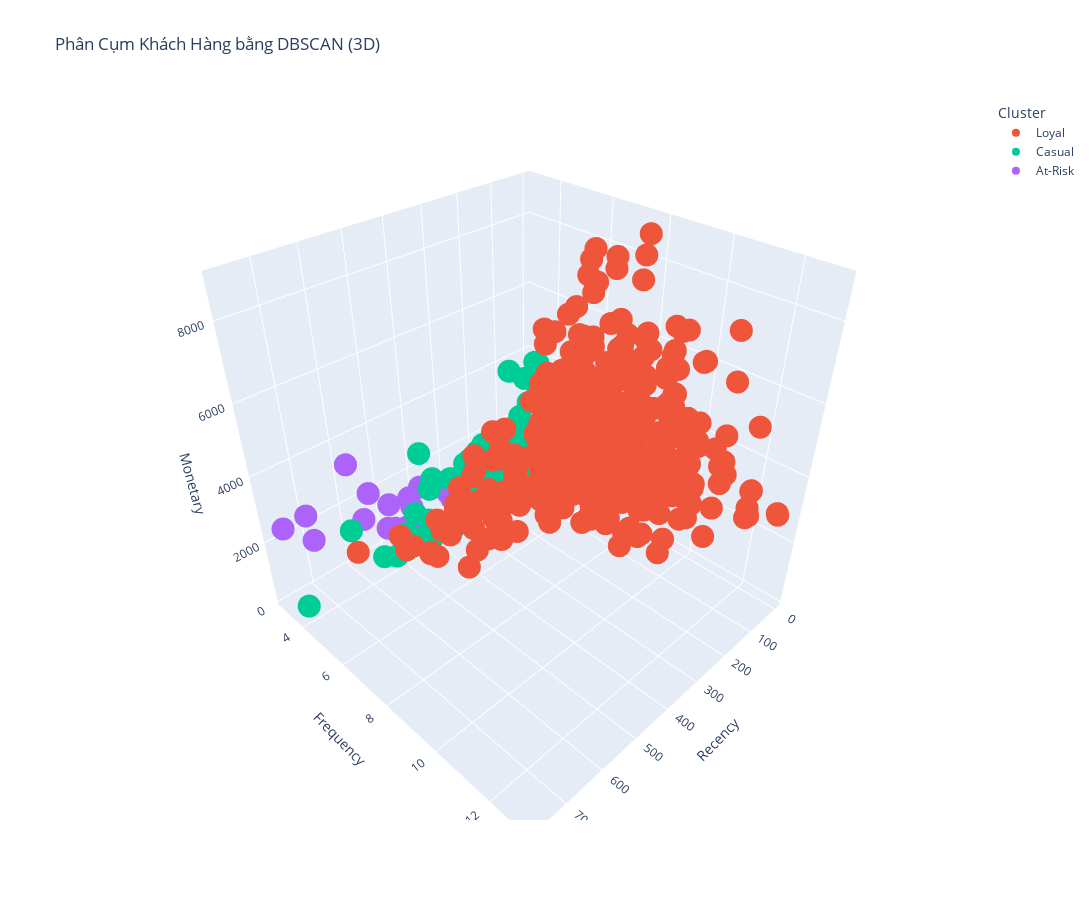

The code cell stored with this chart in its notebook:
### Code cell
import pandas as pd
import numpy as np
import plotly.express as px

# Giả sử bạn có DataFrame 'customers' với các cột 'Recency', 'Frequency', 'Monetary' và 'Cluster'

# Tạo màu cho từng cụm
unique_clusters = customers['Cluster'].unique()
colors = px.colors.qualitative.Plotly[:len(unique_clusters)]

# Tạo dictionary mapping từ cụm sang màu
color_mapping = {cluster: color for cluster, color in zip(unique_clusters, colors)}

# Áp dụng mapping màu cho từng cụm trong DataFrame
customers['Color'] = customers['Cluster'].map(color_mapping)

# Tạo biểu đồ 3D với Plotly
fig = px.scatter_3d(
    customers,
    x='Recency',
    y='Frequency',
    z='Monetary',
    color='Cluster',
    title='Phân Cụm Khách Hàng bằng DBSCAN (3D)',
    color_discrete_map=color_mapping
)
#tăng kích thươsc cho biểu đồ
fig.update_layout(
    width=1200,  # Chiều rộng của biểu đồ
    height=900   # Chiều cao của biểu đồ
) 
# Hiển thị biểu đồ
fig.show()

### Figure 1 — Plotly figure (JSON) as saved in the notebook; plotly's stock layout.template omitted (floating-point values rounded to 4 significant figures; data arrays with more than 128 entries replaced by an {"elided": "..."} marker saying what was removed)
{"data": [{"hovertemplate": "Cluster=Loyal<br>Recency=%{x}<br>Frequency=%{y}<br>Monetary=%{z}<extra></extra>", "legendgroup": "Loyal", "marker": {"color": "#EF553B", "symbol": "circle"}, "mode": "markers", "name": "Loyal", "scene": "scene", "showlegend": true, "type": "scatter3d", "x": {"elided": "490 int values"}, "y": {"elided": "490 int values"}, "z": {"elided": "490 float values"}}, {"hovertemplate": "Cluster=Casual<br>Recency=%{x}<br>Frequency=%{y}<br>Monetary=%{z}<extra></extra>", "legendgroup": "Casual", "marker": {"color": "#00CC96", "symbol": "circle"}, "mode": "markers", "name": "Casual", "scene": "scene", "showlegend": true, "type": "scatter3d", "x": [260, 51, 416, 119, 56, 22, 112, 21, 15, 40, 66, 561, 14, 107, 261, 58, 79, 490, 425, 353, 242, 188, 638, 58, 94, 91, 303, 45, 114, 288, 213, 51, 158, 248, 14, 72, 405, 62, 120, 462, 98, 58, 290, 771, 437, 415, 240, 41, 190, 93, 93, 85, 377, 156, 241, 169, 73, 126, 435, 453, 204, 31, 526, 59, 58, 52, 55, 111, 115, 43, 303, 497, 150, 93, 422, 77, 120, 59, 50, 286, 115, 59, 351, 36, 492, 222], "y": [4, 4, 4, 4, 4, 4, 4, 4, 4, 4, 4, 4, 4, 4, 4, 4, 4, 4, 4, 4, 4, 4, 4, 4, 4, 4, 4, 4, 4, 4, 4, 4, 4, 4, 4, 4, 4, 4, 4, 4, 4, 4, 4, 4, 4, 4, 4, 4, 4, 4, 4, 4, 4, 4, 4, 4, 4, 4, 4, 4, 4, 4, 4, 4, 4, 4, 4, 4, 4, 4, 4, 4, 4, 4, 4, 4, 4, 4, 4, 4, 4, 4, 4, 4, 4, 4], "z": [1791.0, 1516.0, 861.6, 367.5, 1587.0, 738.5, 1056.0, 649.4, 497.0, 1334.0, 1585.0, 603.9, 1422.0, 1262.0, 2336.0, 2149.0, 1601.0, 884.6, 970.1, 156.8, 2470.0, 1712.0, 2013.0, 585.0, 1762.0, 964.4, 2162.0, 1303.0, 1041.0, 2199.0, 2271.0, 4173.0, 2455.0, 736.3, 940.6, 744.6, 2256.0, 4262.0, 1418.0, 1429.0, 3908.0, 1146.0, 907.2, 449.1, 3247.0, 1962.0, 318.2, 756.6, 795.2, 1257.0, 2350.0, 3062.0, 400.0, 1253.0, 1032.0, 1314.0, 922.5, 639.2, 475.7, 370.3, 1319.0, 593.6, 377.2, 1418.0, 688.3, 4116.0, 2067.0, 652.6, 2746.0, 970.9, 666.5, 954.6, 4372.0, 799.8, 244.5, 1271.0, 1451.0, 3589.0, 816.2, 1241.0, 2075.0, 2943.0, 1937.0, 1707.0, 418.4, 1056.0]}, {"hovertemplate": "Cluster=At-Risk<br>Recency=%{x}<br>Frequency=%{y}<br>Monetary=%{z}<extra></extra>", "legendgroup": "At-Risk", "marker": {"color": "#AB63FA", "symbol": "circle"}, "mode": "markers", "name": "At-Risk", "scene": "scene", "showlegend": true, "type": "scatter3d", "x": [416, 233, 75, 58, 583, 213, 55, 339, 691, 437, 471, 86, 700, 482, 159, 422, 301, 758, 288, 43, 118, 152, 206, 556, 80, 26, 387, 535, 120, 202, 492, 163, 131, 407, 31], "y": [3, 3, 3, 3, 3, 3, 3, 3, 3, 3, 3, 3, 3, 3, 3, 3, 3, 3, 3, 3, 3, 3, 3, 3, 3, 3, 3, 3, 3, 3, 3, 3, 3, 3, 3], "z": [886.2, 925.8, 629.2, 792.0, 3288.0, 385.5, 639.8, 1149.0, 1537.0, 288.0, 475.9, 1398.0, 2391.0, 1377.0, 366.8, 1246.0, 695.4, 2359.0, 383.8, 990.2, 908.8, 287.4, 1259.0, 1342.0, 742.1, 740.4, 1405.0, 2086.0, 1460.0, 1348.0, 613.4, 1019.0, 1095.0, 439.5, 993.9]}], "layout": {"height": 900, "legend": {"title": {"text": "Cluster"}, "tracegroupgap": 0}, "scene": {"domain": {"x": [0, 1], "y": [0, 1]}, "xaxis": {"title": {"text": "Recency"}}, "yaxis": {"title": {"text": "Frequency"}}, "zaxis": {"title": {"text": "Monetary"}}}, "title": {"text": "Phân Cụm Khách Hàng bằng DBSCAN (3D)"}, "width": 1200}}
